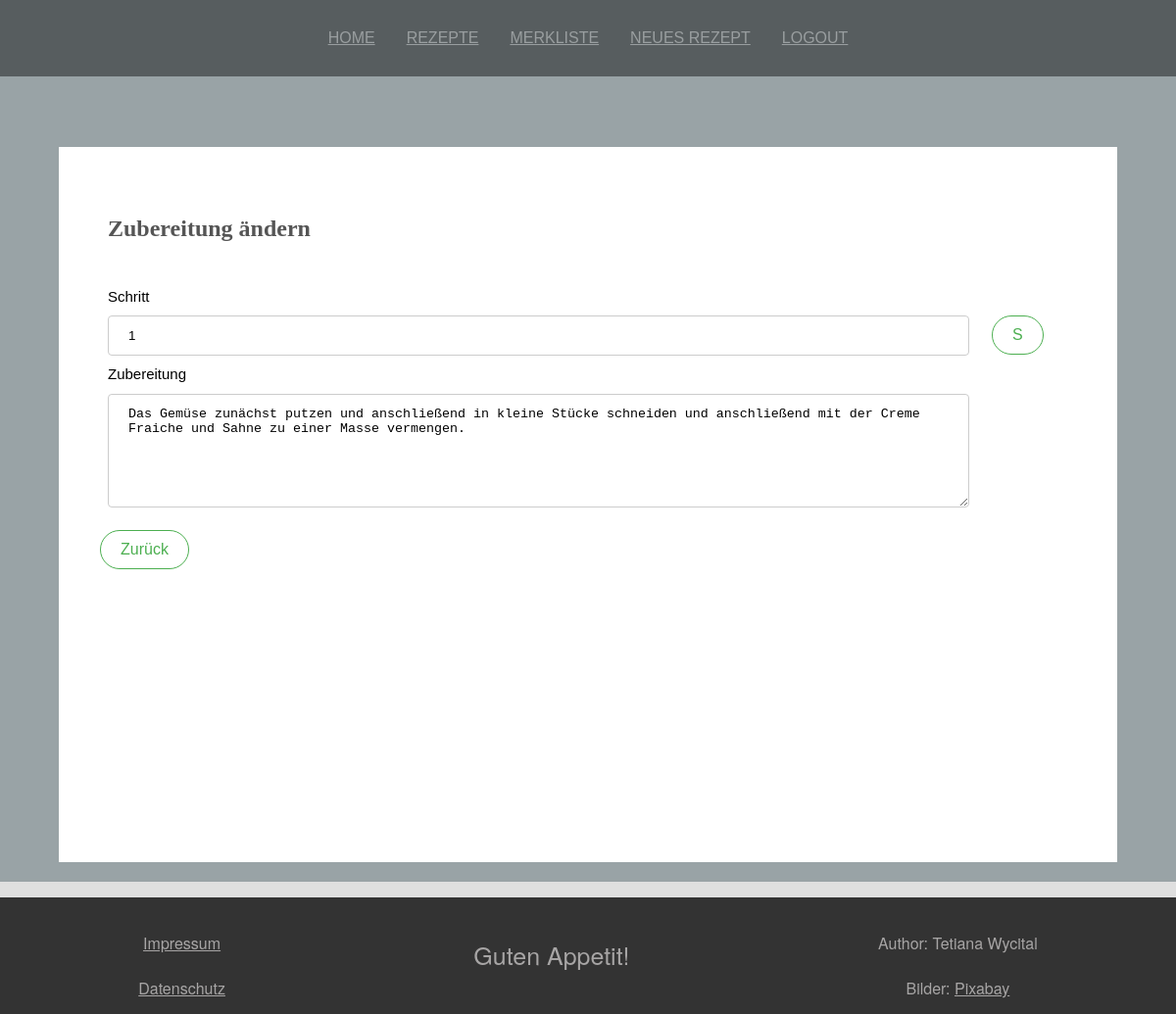
The page /?link=updatezubereitung&rezeptnum=50&znum=1 (signed in) on the database its author committed.
### tables this page shows
CREATE TABLE `zubereitung` (
  `z_num` bigint(20) NOT NULL,
  `schritt_num` smallint(2) NOT NULL,
  `zubereitung` text NOT NULL,
  `rezept_num_fk` bigint(20) NOT NULL
);

### php/details/update_zubereitung/update_zubereitung_form.php (the view)
<div class="zubereitung-form">
    <form method="post">
        <div class="zubereitung-input">
            <label>Schritt</label>
            <input type="number" value="<?php echo $schritt_num; ?>" min="1" name="schritt" />
            <label>Zubereitung</label>
            <textarea rows="6" name="zubereitung"><?php echo $zubereitung; ?></textarea>
        </div>
        <div class="zutaten-input">
            <input class='btn btn-green' type='submit' value='S' name='update_zubereitung'>
        </div>
    </form>
</div>

### css/styles.css (style rules this page uses)
body { background-color: #dfdfdf; margin: 0 auto; }
.btn { background-color: #4CAF50; border: none; color: white; padding: 10px 20px; text-align: center; text-decoration: none; display: inline-block; font-size: 16px; font-family: 'Oswald', sans-serif; margin: 4px 2px; transition-duration: 0.4s; cursor: pointer; border-radius: 50px; }
.btn-green { background-color: white; color: #4CAF50; border: 1px solid #4CAF50; }
form { font-family: Verdana, sans-serif; font-size: 15px; line-height: 1.5; margin-top: 30px; }
input[type=text], input[type=number], select, textarea { width: 100%; padding: 12px 20px; margin: 8px 0; display: inline-block; border: 1px solid #ccc; border-radius: 4px; box-sizing: border-box; }
input[type=submit] { margin-top: 30px; }
.zubereitung-input, .zutaten-input { padding: 5px 10px; margin: 0; }
.zubereitung-form form { display: grid; grid-template-columns: auto 10%; grid-template-rows: 1fr; gap: 1px 1px; }

### rows shown on the page
zubereitung: schritt "1", zubereitung "Das Gemüse zunächst putzen und anschließend in kleine Stücke schneiden und anschließend mit der Creme Fraiche und Sahne zu einer Masse vermengen."

### other values the page prints
$link_name "HOME"
$link_name "REZEPTE"
$link_name "MERKLISTE"
$link_name "NEUES REZEPT"
$link_name "LOGOUT"
